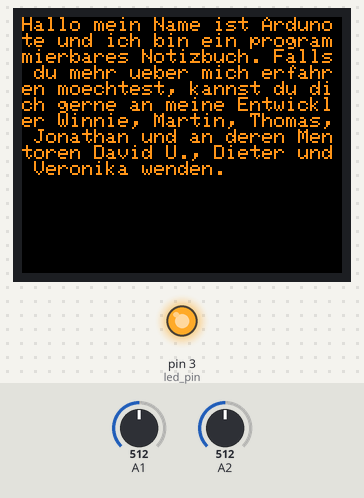
The sketch below on a simulated Arduino Uno, built with avr-gcc and run on an emulated ATmega328P. Shown: 160×128 colour display, output pins drawn as LEDs (lit = HIGH). The inputs (shaded band) are chosen by the test bench; at power-on: A1 = 512, A2 = 512.

Above: at 1.2 s.
1.3 s: A1 set to 685
2.8 s: A1 set to 715
At 4.1 s:
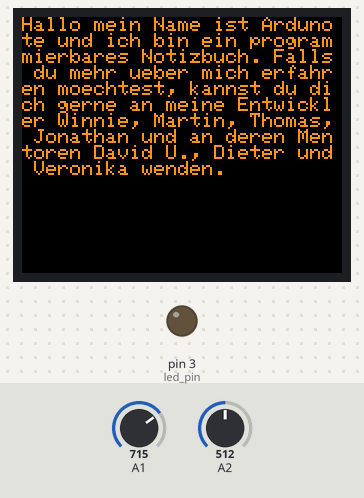
Timing chart, 0 to 5.8 s (numbered marks = the images above; inputs shaded):
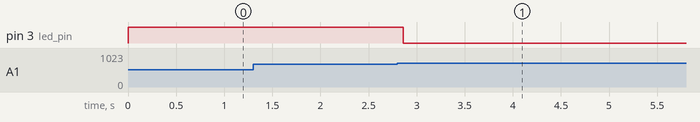

Measured:
- the behaviour switches between 700 and 701 on A1 (found by bisection; images 0 and 1)
- after the input at 1.3 s, every drawn part: stays the same
- after the input at 2.8 s, pin 3 (led_pin): HIGH → LOW after 0.06 s

The sketch:

ardunote.ino
```cpp
#include <TFT.h>
#include <SPI.h>

// pin definition for the Uno
#define cs   10
#define dc   9
#define rst  8

// create an instance of the library
TFT TFTscreen = TFT(cs, dc, rst);

// char array to print to the screen
char sensorPrintout[4];

const int led_pin = 3;

void setup() {
  Serial.begin(115200);

  pinMode(led_pin, OUTPUT);
  digitalWrite(led_pin, HIGH);

  // Put this line at the beginning of every sketch that uses the GLCD:
  TFTscreen.begin();

  // clear the screen with a black background
  TFTscreen.background(0, 0, 0);


  String text = "Hallo mein Name ist Ardunote und ich bin ein programmierbares Notizbuch. Falls du mehr ueber mich erfahren moechtest, kannst du dich gerne an meine Entwickler Winnie, Martin, Thomas, Jonathan und an deren Mentoren David U., Dieter und Veronika wenden.";
  String text2 = "1\n2\n3\n4\n5\n6\n7\n8\n9\n10\n11\n12\n13\n14\n15\n16";


  // write the static text to the screen
  // set the font color to white
  TFTscreen.stroke(255, 150, 25); //b, g, r
  // set the font size
  TFTscreen.setTextSize(1);
  // write the text to the top left corner of the screen
  TFTscreen.text(ZeilenumbruchEinfg(text).c_str(), 0, 0);
  // ste the font size very large for the loop
  TFTscreen.setTextSize(5);

}

void loop() {
  int sw_left = analogRead(A1);
  int sw_right = analogRead(A2);
  if (sw_left > 700) {
    digitalWrite(led_pin, LOW);
  } else if (sw_right > 700) {
    digitalWrite(led_pin, HIGH);
  }
  delay(100);
}

String ZeilenumbruchEinfg(String text){
  String text2 = "";

  for (int i = 0; i < text.length()/26 + 1; i++){
    text2.concat(text.substring(26*i, i*26+26) + "\n");
  }
  return text2;
}
```
